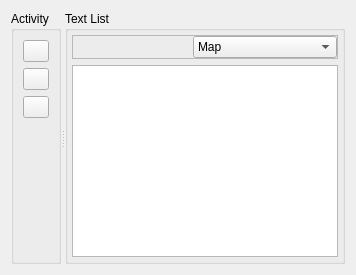
                 <widget class="QWidget" name="tab_texts">
                  <attribute name="title">
                   <string>Texts</string>
                  </attribute>
                  <layout class="QHBoxLayout" name="horizontalLayout_16">
                   <item>
                    <widget class="QSplitter" name="splitter_8">
                     <property name="orientation">
                      <enum>Qt::Horizontal</enum>
                     </property>
                     <widget class="QGroupBox" name="groupBox_worldmap_tpaction_2">
                      <property name="maximumSize">
                       <size>
                        <width>50</width>
                        <height>16777215</height>
                       </size>
                      </property>
                      <property name="title">
                       <string>Activity</string>
                      </property>
                      <layout class="QVBoxLayout" name="verticalLayout_7">
                       <item>
                        <widget class="QPushButton" name="pushButton_addtext">
                         <property name="toolTip">
                          <string>Add Teleport</string>
                         </property>
                         <property name="text">
                          <string/>
                         </property>
                         <property name="icon">
                          <iconset resource="editor.qrc">
                           <normaloff>:/Editor/Resources/icons/PNG/onebit_31.png</normaloff>:/Editor/Resources/icons/PNG/onebit_31.png</iconset>
                         </property>
                         <property name="iconSize">
                          <size>
                           <width>20</width>
                           <height>20</height>
                          </size>
                         </property>
                         <property name="flat">
                          <bool>false</bool>
                         </property>
                        </widget>
                       </item>
                       <item>
                        <widget class="QPushButton" name="pushButton_removetext">
                         <property name="toolTip">
                          <string>Remove selected teleport</string>
                         </property>
                         <property name="text">
                          <string/>
                         </property>
                         <property name="icon">
                          <iconset resource="editor.qrc">
                           <normaloff>:/Editor/Resources/icons/PNG/onebit_32.png</normaloff>:/Editor/Resources/icons/PNG/onebit_32.png</iconset>
                         </property>
                         <property name="iconSize">
                          <size>
                           <width>20</width>
                           <height>20</height>
                          </size>
                         </property>
                        </widget>
                       </item>
                       <item>
                        <widget class="QPushButton" name="pushButton_edittext">
                         <property name="toolTip">
                          <string>Edit selected teleport</string>
                         </property>
                         <property name="text">
                          <string/>
                         </property>
                         <property name="icon">
                          <iconset resource="editor.qrc">
                           <normaloff>:/Editor/Resources/icons/PNG/onebit_20.png</normaloff>:/Editor/Resources/icons/PNG/onebit_20.png</iconset>
                         </property>
                         <property name="iconSize">
                          <size>
                           <width>20</width>
                           <height>20</height>
                          </size>
                         </property>
                        </widget>
                       </item>
                       <item>
                        <spacer name="verticalSpacer_12">
                         <property name="orientation">
                          <enum>Qt::Vertical</enum>
                         </property>
                         <property name="sizeHint" stdset="0">
                          <size>
                           <width>20</width>
                           <height>40</height>
                          </size>
                         </property>
                        </spacer>
                       </item>
                      </layout>
                     </widget>
                     <widget class="QGroupBox" name="groupBox_worldmaps_tplist_2">
                      <property name="title">
                       <string>Text List</string>
                      </property>
                      <property name="flat">
                       <bool>false</bool>
                      </property>
                      <property name="checkable">
                       <bool>false</bool>
                      </property>
                      <layout class="QVBoxLayout" name="verticalLayout_10">
                       <property name="margin">
                        <number>4</number>
                       </property>
                       <item>
                        <widget class="QFrame" name="frame">
                         <property name="frameShape">
                          <enum>QFrame::StyledPanel</enum>
                         </property>
                         <property name="frameShadow">
                          <enum>QFrame::Raised</enum>
                         </property>
                         <layout class="QHBoxLayout" name="horizontalLayout_20">
                          <property name="spacing">
                           <number>0</number>
                          </property>
                          <property name="margin">
                           <number>0</number>
                          </property>
                          <item>
                           <spacer name="horizontalSpacer_7">
                            <property name="orientation">
                             <enum>Qt::Horizontal</enum>
                            </property>
                            <property name="sizeType">
                             <enum>QSizePolicy::Minimum</enum>
                            </property>
                            <property name="sizeHint" stdset="0">
                             <size>
                              <width>120</width>
                              <height>20</height>
                             </size>
                            </property>
                           </spacer>
                          </item>
                          <item>
                           <widget class="QComboBox" name="comboBox_choosetexttype">
                            <item>
                             <property name="text">
                              <string>Map</string>
                             </property>
                            </item>
                            <item>
                             <property name="text">
                              <string>Quest</string>
                             </property>
                            </item>
                            <item>
                             <property name="text">
                              <string>Inventory</string>
                             </property>
                            </item>
                            <item>
                             <property name="text">
                              <string>Name</string>
                             </property>
                            </item>
                           </widget>
                          </item>
                         </layout>
                        </widget>
                       </item>
                       <item>
                        <widget class="QTableView" name="tableView_TextList">
                         <property name="selectionMode">
                          <enum>QAbstractItemView::SingleSelection</enum>
                         </property>
                         <property name="selectionBehavior">
                          <enum>QAbstractItemView::SelectRows</enum>
                         </property>
                        </widget>
                       </item>
                      </layout>
                     </widget>
                    </widget>
                   </item>
                  </layout>
                 </widget>
